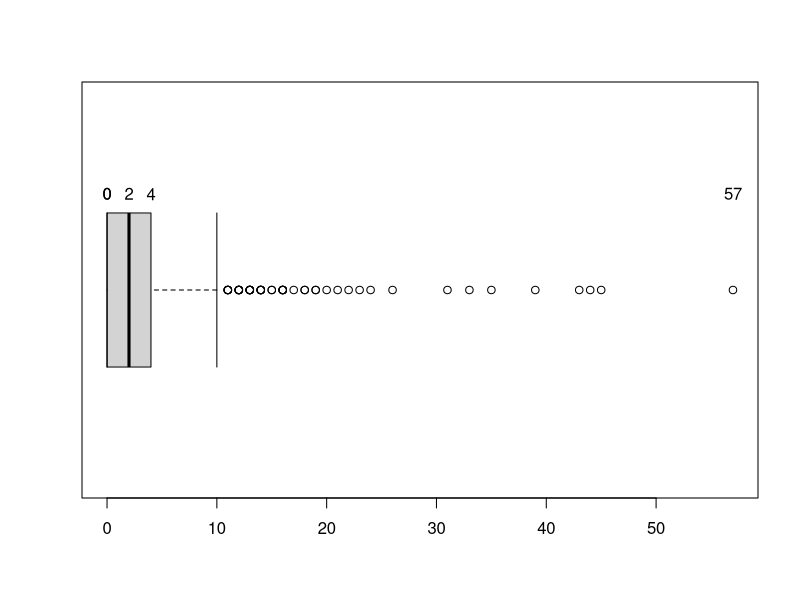
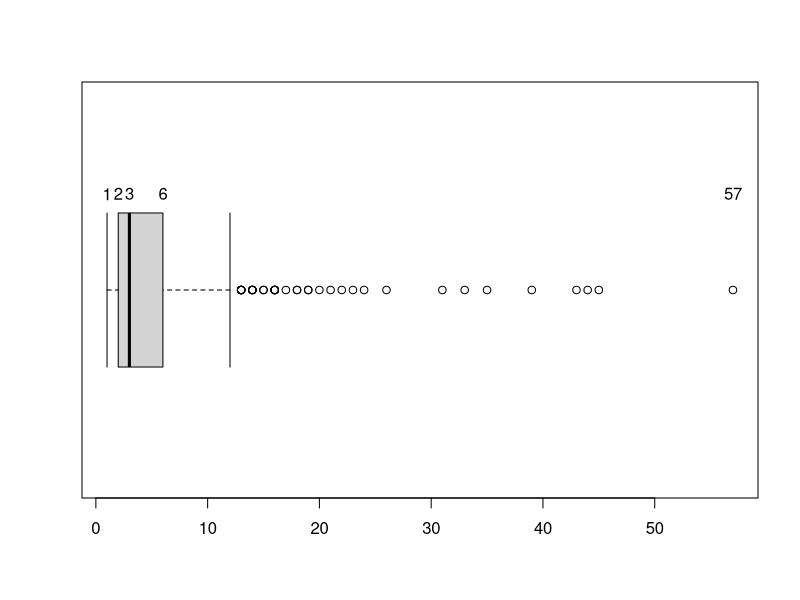

Generate these figures, in order, with R:
library(plyr)

csv <- read.csv("resultIndexSyncnumber.csv", sep = ";", header = T)
csv_sum_greater_zero <- csv[csv$sum>0,]
csv_importing_greater_zero_and_sum_zero <- csv[csv$sum==0 & csv$num.imported > 0,]

aggregate_sum <- ddply(csv_sum_greater_zero, .(package), summarize, Sum=sum(sum))
aggregate_import <- ddply(csv_sum_greater_zero, .(package), summarize, imported=sum(num.imported))

t <- cbind(aggregate_sum[ order( aggregate_sum$package ),] , aggregate_import[order(aggregate_import$package), ])
t <- t[,c(1,2,4)]

top5sum <- t[order( t$Sum , decreasing = T ),][1:5,]
top5import <- t[order( t$imported , decreasing = T ),][1:5,]

#calculate avg sync block on elements of interest
tmp <- within(csv_sum_greater_zero, class <- paste(package, classname, sep='.'))
tmp <- subset( tmp, select = -c(package, classname, sync.method, time.constraint, sum, num.imported ) )
boxplot(tmp$sync.block, horizontal = TRUE, axes = T, staplewex = 1)
text(x=fivenum(tmp$sync.block), labels =fivenum(tmp$sync.block), y=1.25)

csv_sync_greater_zer <- csv_sum_greater_zero[csv_sum_greater_zero$sync.block>0,]
tmp <- within(csv_sync_greater_zer, class <- paste(package, classname, sep='.'))
tmp <- subset( tmp, select = -c(package, classname, sync.method, time.constraint, sum, num.imported ) )
boxplot(tmp$sync.block, horizontal = TRUE, axes = T, staplewex = 1)
text(x=fivenum(tmp$sync.block), labels =fivenum(tmp$sync.block), y=1.25)
